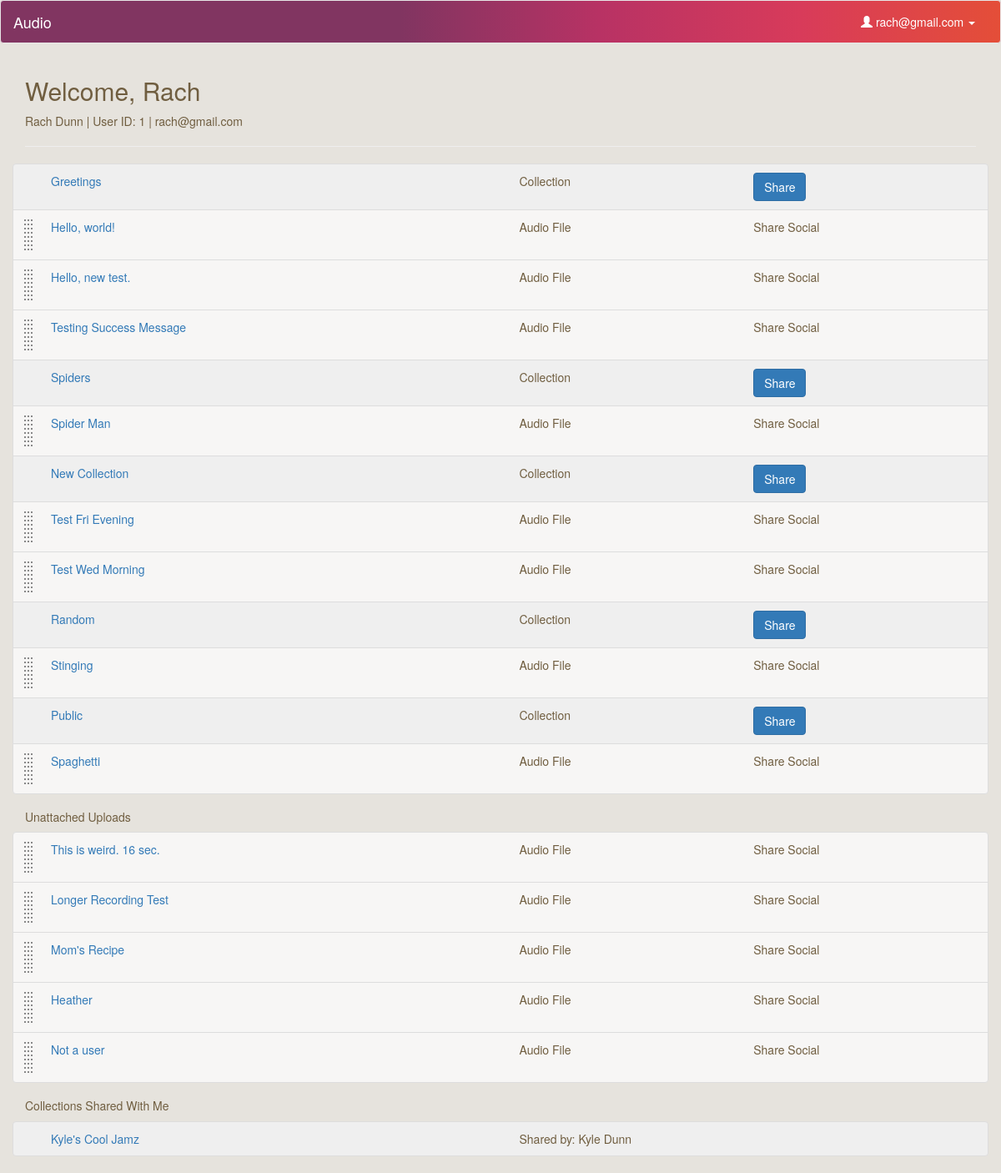
Before: /profile (signed in) with the older database file.
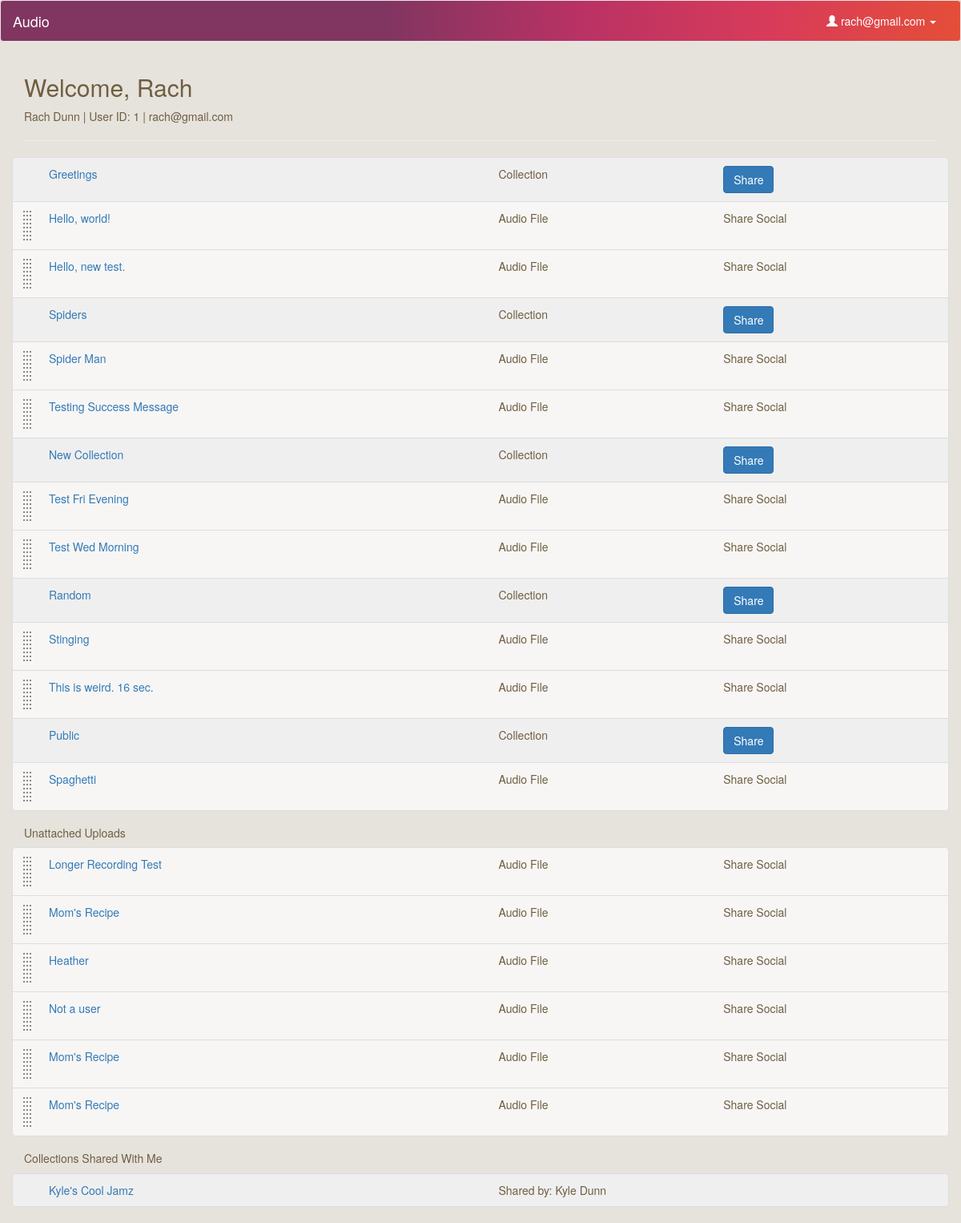
After: the same page with the newer database file.
### model.py (models this page shows, shortened)
class User(db.Model):
    __tablename__ = "Users"
    id = db.Column(db.Integer, autoincrement=True, primary_key=True)
    email = db.Column(db.String(100), nullable=False)
    password = db.Column(db.String(50), nullable=False)
    first_name = db.Column(db.String(50), nullable=False)
    last_name = db.Column(db.String(50), nullable=False)

class Collection(db.Model):
    __tablename__ = "Collections"
    id = db.Column(db.Integer, autoincrement=True, primary_key=True)
    user_id = db.Column(db.Integer, db.ForeignKey('Users.id'), nullable=False)
    title = db.Column(db.String, nullable=False, default='Untitled Collection')
    user = db.relationship("User", backref=db.backref("collections", order_by=id))

class CollectionsUploads(db.Model):
    __tablename__ = "CollectionsUploads"
    id = db.Column(db.Integer, autoincrement=True, primary_key=True)
    collection_id = db.Column(db.Integer, db.ForeignKey('Collections.id'), nullable=False)
    upload_id = db.Column(db.Integer, db.ForeignKey('Uploads.id'), nullable=False)
    collection = db.relationship("Collection", backref=db.backref("collectionsuploads", order_by=id))
    upload = db.relationship("Upload", backref=db.backref("collectionsuploads", order_by=id))

class Upload(db.Model):
    __tablename__ = "Uploads"
    id = db.Column(db.Integer, autoincrement=True, primary_key=True)
    user_id = db.Column(db.Integer, db.ForeignKey('Users.id'), nullable=False)
    title = db.Column(db.String, nullable=False, default='Untitled')
    path = db.Column(db.String(50))
    mimetype = db.Column(db.String(50), default='wav') # wav, jpg, mp3
    datetime = db.Column(db.DateTime, default=db.func.now(), onupdate=db.func.now()) # set datetime to current timestamp
    transcript = db.Column(db.Text)
    user = db.relationship("User", backref=db.backref("uploads", order_by=id))

class CollectionsUsers(db.Model):
    __tablename__ = "CollectionsUsers"
    id = db.Column(db.Integer, autoincrement=True, primary_key=True)
    collection_id = db.Column(db.Integer, db.ForeignKey('Collections.id'), nullable=False)
    user_id = db.Column(db.Integer, db.ForeignKey('Users.id'), nullable=False)
    collection = db.relationship("Collection", backref=db.backref("collectionsusers", order_by=id))
    user = db.relationship("User", backref=db.backref("collectionsusers", order_by=id))

### server.py (the view)
@app.route('/profile')
def user_page():
	"""Show more information about the single user logged in."""
	if 'email' in session: # if logged in
		user_email = session['email']
		user = User.query.filter_by(email=user_email).first()
		user_uploads = user.uploads
		user_collections = user.collections
		user_cu = []
		for collection in user_collections:
			cu = collection.collectionsuploads
			for i in cu:
				user_cu.append(i.upload_id)
		singleuploads = []
		for i in user_uploads:
			if i.id not in user_cu:
				singleuploads.append(i)
		return render_template("profile2.html", user=user, singleuploads=singleuploads)
	else:
		flash('You must be logged in to view files')
		return redirect('/login')

### templates/profile2.html (shortened to what this page needs)
{% extends 'base.html' %}
{% block content %}
    <h2>Welcome, {{ user.first_name }}</h2>
    <p>{{ user.first_name }} {{ user.last_name }} | User ID: {{ user.id }} | {{ user.email }}</p>
    <hr>
    <div class="file-box">
        <ul class="list-group">
            {% if user.collections %}
                {% for collection in user.collections %}
                    <li class="droppable list-group-item collection row" collection-id="{{ collection.id }}">
                        <div class="name col-sm-6"><a href="/collection/{{ collection.id }}">{{ collection.title }}</a></div>
                        <div class="type col-sm-3">Collection</div>
                        <div class="share col-sm-3">
                            <button type="button" class="btn btn-primary" data-toggle="modal" data-target="#share-{{ collection.id }}">
                              Share
                            </button>
                        </div>
                    </li>
                    {% for cu in collection.collectionsuploads %}
                        <li class="draggable upload list-group-item row" upload-id="{{ cu.upload.id }}">
                            <div class="name col-sm-6"><a href="/listen/{{ cu.upload.id }}">{{ cu.upload.title }}</a></div>
                            <div class="type col-sm-3">Audio File</div>
                            <div class="share col-sm-3">Share Social</div>
                        </li>
                    {% endfor %}
                {% endfor %}
            {% endif %}
        </ul>
    </div>
    {% if singleuploads %}
    <h5>Unattached Uploads</h5>
    <div class="file-box">
        <ul class="list-group">
            {% for upload in singleuploads %}
                <li class="draggable upload list-group-item row" upload-id="{{ upload.id }}">
                    <div class="name col-sm-6"><a href="/listen/{{ upload.id }}">{{ upload.title }}</a></div>
                    <div class="type col-sm-3">Audio File</div>
                    <div class="share col-sm-3">Share Social</div>
                </li>
            {% endfor %}
        </ul>
    </div>
    {% endif %}
    {% if user.collectionsusers %}
    <h5>Collections Shared With Me</h5>
    <div class="file-box">
        <ul class="list-group">
            {% for collection in user.collectionsusers %}
                <li class="list-group-item collection row">
                    <div class="name col-sm-6"><a href="/collection/{{ collection.collection.id }}">{{ collection.collection.title }}</a></div>
                    <div class="col-sm-6">Shared by: {{ collection.collection.user.first_name }} {{ collection.collection.user.last_name }}</div>
                </li>
            {% endfor %}
        </ul>
    </div>
    {% endif %}
{% endblock %}

### templates/base.html (shortened to what this page needs)
<!doctype html>
<html>
<head>
  <link rel="stylesheet" href="https://maxcdn.bootstrapcdn.com/bootstrap/3.3.4/css/bootstrap.min.css">
  <link rel="stylesheet" href="/static/css/style.css"/>
  <link rel="stylesheet" href="https://ajax.googleapis.com/ajax/libs/jqueryui/1.11.4/themes/smoothness/jquery-ui.css">
</head>
<body>
  <nav class="navbar navbar-default">
    <div class="container-fluid">
      <div class="navbar-header">
        <a class="navbar-brand" href="/">Audio</a>
      </div>
      <div class="collapse navbar-collapse" id="bs-example-navbar-collapse-1">
        <ul class="nav navbar-nav navbar-right">
          {% if 'email' in session %}
            <li class="dropdown">
              <a href="#" class="dropdown-toggle" data-toggle="dropdown" role="button" aria-expanded="false"><span class="glyphicon glyphicon-user" aria-hidden="true"></span> {{ session['email'] }} <span class="caret"></span></a>
            </li>
          {% else %}
            <li><a href="/login">Login</a></li>
            <li><a href="/signup">Sign Up</a></li>
          {% endif %}
        </ul>
      </div>
    </div>
  </nav>
  <div class="container">
  	{% block content %}{% endblock %}
  </div>
</body>
</html>

### static/css/style.css (style rules this page uses)
.navbar-default { background-color: #C13561; background-image: -webkit-linear-gradient(-360deg, #813561 40%, #B83264 60%, #D83B5A 80%, #E44E38 100%); background-image: linear-gradient(90deg, #813561 40%, #B83264 60%, #D83B5A 80%, #E44E38 100%); color: #fff; }
.navbar-default a, .navbar-default .navbar-brand, .navbar-default .navbar-nav>li>a { color: #fff; }
body { background-color: #E6E3DD; color: #705E40; }
.draggable { background: url('/static/img/drag-drop.png') no-repeat 10px center rgba(255,255,255,0.7); clear: both; display: block; min-height: 61px; padding-left: 30px; }
.collection { background-color: #efefef !important; padding-left: 30px; }

Changed rows visible on the page:
no longer on this page (row unchanged): Upload: title "This is weird. 16 sec."
changed Collection "Greetings": loses CollectionsUploads (upload "Testing Success Message")
changed Collection "Spiders": gains CollectionsUploads (upload "Testing Success Message")
added CollectionsUploads: upload "This is weird. 16 sec.", shown under Collection "Random"
added Upload: title "Mom's Recipe"
added Upload: title "Mom's Recipe"
